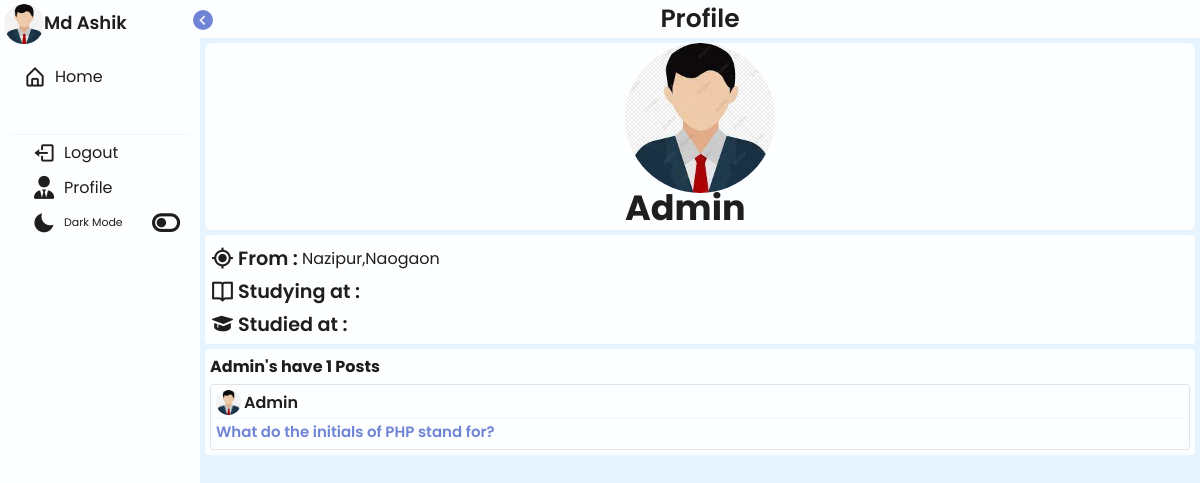
The app's page /user.php?ui=63109e04bd630 (signed in) with its own data.
### tables this page shows
CREATE TABLE `users` (
  `id` int(255) NOT NULL,
  `unique_id` varchar(50) NOT NULL,
  `name` text NOT NULL,
  `email` varchar(255) NOT NULL,
  `pass` varchar(255) NOT NULL,
  `location` varchar(255) NOT NULL,
  `profile` varchar(255) NOT NULL DEFAULT 'profile.jpg',
  `bio` text NOT NULL,
  `studying` varchar(50) NOT NULL,
  `studied` varchar(50) NOT NULL,
  `time` timestamp(6) NOT NULL DEFAULT current_timestamp(6) ON UPDATE current_timestamp(6)
);

CREATE TABLE `questions` (
  `id` int(255) NOT NULL,
  `owner` varchar(255) NOT NULL,
  `question_unique_id` varchar(255) NOT NULL,
  `question` varchar(255) NOT NULL,
  `answer` varchar(255) NOT NULL,
  `category` varchar(255) NOT NULL,
  `time` timestamp NOT NULL DEFAULT current_timestamp() ON UPDATE current_timestamp()
);

### php/function.php (called while the page is built, shortened)
<?php
function get_user_details($conn,$id){
    $query=mysqli_query($conn,"SELECT * FROM users WHERE unique_id='$id' ");
    $fetch=mysqli_fetch_assoc($query);
    return $fetch;
}
?>

### user.php (the view, shortened to what this page needs)
<?php
require("php/function.php");
require("php/db.php");
if (isset($_SESSION['ssn_id'])) {
    $current_id=$_SESSION['ssn_id'];
    $id=$_REQUEST['ui'];
    if ($id==$current_id) {
       header("location:profile.php");
    }else{
        $query_for_check_user=mysqli_query($conn,"SELECT * FROM users WHERE unique_id='$id' ");
        if (mysqli_num_rows($query_for_check_user) == 0 ) {
            $profile='images/default.jpg';
            $name="Default User";
            $bio="default bio";
        }else {
            $current_user=$_SESSION['ssn_id'];
            $query_crnusr=mysqli_query($conn,"SELECT * FROM users WHERE unique_id='$current_user' ");
            $fetchcrnusr=mysqli_fetch_assoc($query_crnusr);
            $query=mysqli_query($conn,"SELECT * FROM users WHERE unique_id='$id' ");
            $fetch=mysqli_fetch_assoc($query);
            $name= $fetch['name'];
            $profile='images/'.$fetch['profile'];
            $crname= $fetchcrnusr['name'];
            $crprofile='images/'.$fetchcrnusr['profile'];
        }
    $loginBtn='Logout';
        ?>
<!DOCTYPE html>
<html>
<head>
    <link href='https://unpkg.com/boxicons@2.1.1/css/boxicons.min.css' rel='stylesheet'>
    <link rel="stylesheet" href="https://cdnjs.cloudflare.com/ajax/libs/font-awesome/6.0.0/css/all.min.css">
    <link rel="stylesheet" href="style/primary_style.css">
</head>
<body>
    <div class="main_wrapper">
        <div class="navbar_main">
            <div class="nav_header">
                <img src="<?php echo $crprofile; ?>" alt="">
                <div class="text">
                    <span class="name">
                    <?php echo $crname; ?>
                    </span>
                </div>
                <span>
                    <i id="toggle_btn" class='bx bx-chevron-left'></i>
                </span>
            </div>
            <ul>
               <li class="list item home_mobo">
                   <a href="home.php">
                       <i class='bx bx-home-alt'></i>
                        <span class="text list_text">
                            Home
                        </span>
                    </a>
                <li class="footer_content_wrapper">
                    <ul>
                        <a href="php/logout.php">
                            <li class="footer_content">
                                <i class='bx bx-log-out'></i>
                                <span class="text"><?php echo $loginBtn; ?></span>
                            </li>
                        </a>
                        <a href="profile.php">
                            <li class="footer_content">
                                <i class="fa-solid fa-user-tie"></i>
                                <span class="text">Profile</span>
                            </li>
                        </a>
                    <li  class="footer_content darkmode">
                        <div class="text">
                            <i class='bx bxs-moon moon'></i>
                            <span class="text add_text">Dark Mode</span>
                        </div>
                        <i class="fa-solid fa-toggle-off tglicon"></i>
                    </li>
                    </ul>
                </li>
            </ul>
        </div>
        <div class="profile_main_div">
            <center>Profile</center>
            <div class="profile_image">
                <div class="profile_img_name_wrapper">
                    <img src="<?php echo $profile ?>" alt="">
                    <span class="profile_name">
                        <?php echo $name ?>
                    </span>
                </div>
            </div>
            <div class="about_me_div">
                    <div>
                        <i class='bx bx-current-location'></i>
                        <span class="default_text">From : </span>
                        <span class="dynamic_text"><?php echo $fetch['location'] ?></span>
                    </div>
                    <div>
                        <i class='bx bx-book-open'></i>
                        <span class="default_text">Studying at : </span>
                    </div>
                    <div>
                        <i class='bx bxs-graduation' ></i>
                        <span class="default_text">Studied at : </span>
                    </div>
            </div>
            <div class="questions_container profile" style="positation:relative">
                        <?php
                        $question_query=mysqli_query($conn,"SELECT * FROM questions WHERE owner='$id' ORDER BY id DESC");
                        $post_count=mysqli_num_rows($question_query);
                        if ($question_query) {
                            echo "<h4>".$fetch['name']."'s have $post_count Posts</h4>";
                            while ($data=mysqli_fetch_assoc($question_query)) {
                                $userinfo=get_user_details($conn,$data['owner']);
                                echo '
                                <div class="question_posts">
                                    <div>
                                        <div class="post_user_details">
                                            <img src="images/'.$userinfo['profile'].'" alt="">
                                            <span class="user_name">
                                                <a class="user_details_show_class" data-id="'.$userinfo['unique_id'].'" href="user.php?ui='.$userinfo['unique_id'].'">
                                                    <strong>
                                                        '.$userinfo['name'].'
                                                    </strong>
                                                </a>
                                            </span>
                                        </div>
                                        <span class="question_text">
                                           '.$data['question'].'
                                        </span>
                                    </div>
                                    <div class="comment_section" id="comment_section'.$data['question_unique_id'].'">
                                    </div>
                                </div>
                            ';
                            }
                        }
                        ?>
                    </div>
                </div>
        </div>
</body>
</html>
<?php    }
}else {
    echo "Please login or register your account";
}

### records on screen
users: profile (placeholder picture), name "Md Ashik"
users: profile (placeholder picture), name "Admin", location "Nazipur,Naogaon"
questions: users.profile (placeholder picture), users.name "Admin", question "What do the initials of PHP stand for?"

### other values on screen
$loginBtn "Logout"
$post_count "1"
